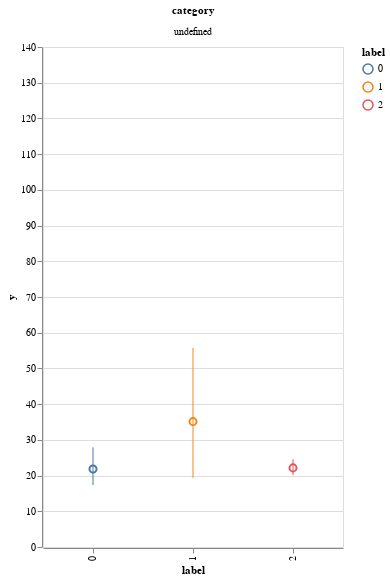

The notebook cell saved with this chart:
### Markdown cell above
## Exploring Differences in Clusters

### Code cell
viz.graph_point_range_cluster_info(topology_stats, 300, 500, 2)

### Figure 1 — Vega-Lite specification as saved in the notebook (floating-point values rounded to 4 significant figures; data arrays with more than 128 entries replaced by an {"elided": "..."} marker saying what was removed)
{"config": {"view": {"continuousWidth": 400, "continuousHeight": 300}}, "data": {"name": "data-1e298b8458c39c3ede097f3d77fae5b8"}, "facet": {"type": "nominal", "field": "category"}, "spec": {"layer": [{"mark": {"type": "point", "size": 50}, "encoding": {"color": {"type": "nominal", "field": "label"}, "x": {"type": "nominal", "field": "label"}, "y": {"type": "quantitative", "aggregate": "mean", "field": "y"}}, "transform": [{"fold": ["num_nodes", "num_edges", "num_strongly_connected", "num_weakly_connected", "average_clustering_coef"], "as": ["category", "y"]}]}, {"mark": {"type": "errorbar", "extent": "ci"}, "encoding": {"color": {"type": "nominal", "field": "label"}, "x": {"type": "nominal", "field": "label"}, "y": {"type": "quantitative", "aggregate": "mean", "field": "y"}}, "transform": [{"fold": ["num_nodes", "num_edges", "num_strongly_connected", "num_weakly_connected", "average_clustering_coef"], "as": ["category", "y"]}]}], "height": 500, "width": 300}, "columns": 2, "$schema": "https://vega.github.io/schema/vega-lite/v4.8.1.json", "datasets": {"data-1e298b8458c39c3ede097f3d77fae5b8": {"elided": "760 records"}}}
